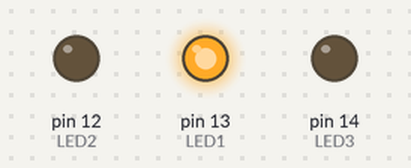
A sketch run on a simulated Arduino Uno, built with avr-gcc and run on an emulated ATmega328P. On the bench: output pins drawn as LEDs (lit = HIGH).

Above: at 0.1 s.
At 0.3 s:
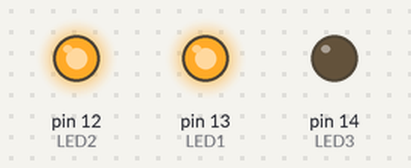
At 0.75 s:
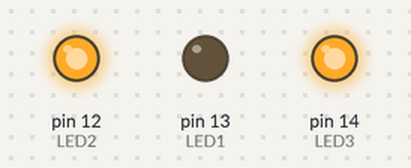
At 1.05 s:
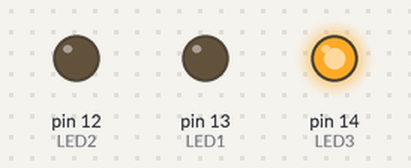
At 2.0 s:
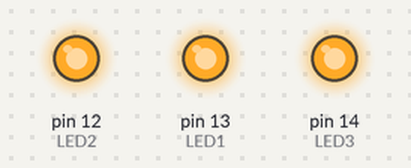
At 2.85 s:
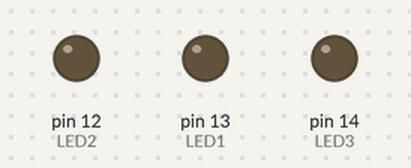
Timing chart, 0 to 3.5 s (numbered marks = the images above):
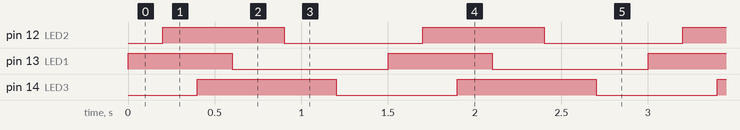

The sketch:

3_LED_Sequential.ino
```cpp
int LED1 = 13; // GPIO 13,
int LED2 = 12; // GPIO 12,
int LED3 = 14; // GPIO 11 before,

void setup()
{
  // put your setup code here, to run once:
  pinMode(LED1, OUTPUT);
  pinMode(LED2, OUTPUT);
  pinMode(LED3, OUTPUT);
}

void loop()
{
  // put your main code here, to run repeatedly:
  digitalWrite(LED1, HIGH); // LED1
  delay(200);               // 200ms
  digitalWrite(LED2, HIGH); // LED2
  delay(200);               // 200ms
  digitalWrite(LED3, HIGH); // LED3
  delay(200);               // 200ms
  digitalWrite(LED1, LOW);  // LED1
  delay(300);               // 300ms
  digitalWrite(LED2, LOW);  // LED2
  delay(300);               // 300ms
  digitalWrite(LED3, LOW);  // LED3
  delay(300);               // 300ms
}
```

Measured:
- by itself, pin 12 (LED2): alternates HIGH for 0.70 s and LOW for 0.80 s
- by itself, pin 13 (LED1): alternates HIGH for 0.60 s and LOW for 0.90 s
- by itself, pin 14 (LED3): alternates HIGH for 0.80 s and LOW for 0.70 s
